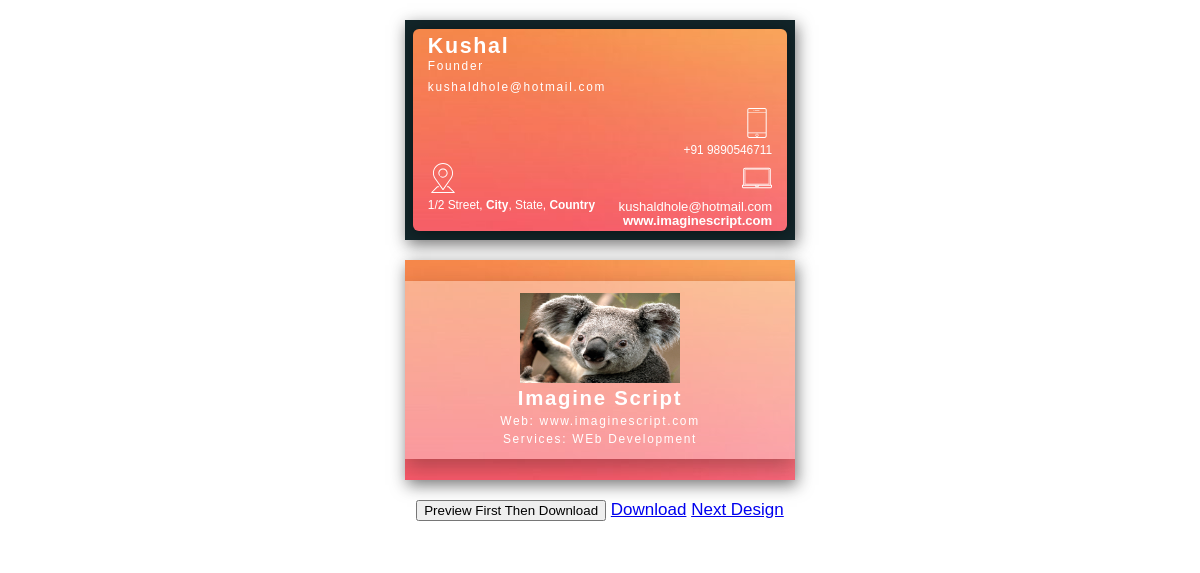
/design3.php?id=2, run on the app's committed database.
### tables this page shows
CREATE TABLE IF NOT EXISTS `card_details` (
  `ID` int(111) NOT NULL AUTO_INCREMENT,
  `user_id` varchar(999) NOT NULL,
  `Company_name` varchar(999) NOT NULL,
  `Company_website` varchar(999) NOT NULL,
  `Company_address` varchar(999) NOT NULL,
  `Company_services` varchar(999) NOT NULL,
  `Company_logo` varchar(999) NOT NULL,
  `Company_contact_person_name` varchar(999) NOT NULL,
  `Company_contact_person_designation` varchar(999) NOT NULL,
  `Company_contact_person_contact` varchar(999) NOT NULL,
  `Company_contact_person_emailid` varchar(999) NOT NULL,
  PRIMARY KEY (`ID`)
);

### design3.php (the view, shortened to what this page needs)
  <html>
<head>
</head>
<body>
	<?php
$userid=$_GET['id'];
$sql="select * from card_details where ID='$userid'";
$execute_query=mysql_query($sql);
while($row=mysql_fetch_array($execute_query)){
?>
<div id="html-content-holder" >
    <div class="front-side">
        <div class="color-grid">
        </div>
        <div class="info-grid" style="background-image:url(images/6VUirG.jpg);">
            <div class="name">
                <h2><?php echo $row['Company_contact_person_name']; ?></h2>
                <h5><?php echo $row['Company_contact_person_designation']; ?></h5>
<h5><?php echo $row['Company_contact_person_emailid']; ?></h5>
            </div>
            <div class="addr">
                <p>1/2 Street,
                    <strong> City</strong>, State,
                    <strong> Country</strong>
                </p>
            </div>
            <div class="phoneNo">
                <p>+91
                    <strong></strong> <?php echo $row['Company_contact_person_contact']; ?></p>
            </div>
            <div class="emailId">
                <p class="email"><?php echo $row['Company_contact_person_emailid']; ?></p>
                <p class="web">
                    <strong><?php echo $row['Company_website']; ?></strong>
                </p>
            </div>
        </div>
    </div>
    <div class="back-side"
    style="background-image:url(images/6VUirG.jpg);">
        <div class="color-grid">
        </div>
        <div class="name-tag">
             <h3><img src="images/logo/<?php echo $row['Company_logo']; ?>" style="height:90px; width:160px;"></h3> <h1>
                <strong><?php echo $row['Company_name']; ?></strong>
            </h1>
            <h3>Web: <?php echo $row['Company_website']; ?></h3>
              <h3>Services: <?php echo $row['Company_services']; ?></h3>
        </div>
    </div>    </div>
      <?php } ?>
  <center>  <input id="btn-Preview-Image" type="button" value="Preview First Then Download"/>
    <a id="btn-Convert-Html2Image" href="#">Download</a>
     <a id="" href="design5.php?id=<?php echo $_GET['id']; ?>">Next Design</a>
    <br/>
    <h3>Preview :</h3>
</center>
</body>

### design3.php (style rules this page uses)
html { font-size: 17px; color: rgb(255, 255, 255); font-family: 'Heebo', sans-serif; background-color: #ffffff; }
.front-side, .back-side { width: 390px; height: 220px; display: grid; grid-template-columns: 2% 96% 2%; grid-template-rows: 4% 92% 4%; position: relative; margin: 20px auto; overflow: hidden; box-shadow: 2px 5px 15px 0px #17161694; background-color: #122529; }
.color-grid { grid-template-columns: repeat(3, 150px); grid-template-rows: repeat(8, 50px); grid-gap: 8px; width: 150px; height: 400px; transform: rotate(-45deg); }
.info-grid { background: #43cea2; background: -webkit-linear-gradient(to right, #185a9d, #43cea2); background: linear-gradient(to right, #185a9d, #43cea2); grid-column: 2/3; grid-row: 2/3; z-index: 2; width: 100%; height: 100%; background-color: rgba(255, 255, 255, 0.363); box-shadow: 0px 2px 15px rgba(0, 0, 0, 0.432); border-radius: 6px; font-size: 0.7rem; display: grid; grid-template-columns: 15px repeat(3, 1fr) 15px; grid-template-rows: repeat(3, 1fr); line-height: 1px; }
.info-grid .name { grid-column: 2 / span 2; grid-row: 1 / span 1; font-size: 1.2em; letter-spacing: .1rem; margin-top: -1px; }
.info-grid .name h5 { font-weight: unset; }
.info-grid .addr { grid-column: 2 / span 2; grid-row: 3; }
.info-grid .phoneNo { grid-column: 3 / span 2; grid-row: 2; text-align: end; }
.info-grid .emailId { grid-column: 3 / span 2; grid-row: 3; text-align: end; font-size: 1.1em; }
.back-side .name-tag { grid-column: 1 / span 4; grid-row: 2 / span 1; align-self: center; z-index: 2; width: 100%; height: 88%; display: flex; flex-direction: column; justify-content: center; background-color: rgba(255, 255, 255, 0.363); box-shadow: 0px 8px 20px rgba(0, 0, 0, 0.288); font-size: 0.6rem; letter-spacing: .1rem; text-align: center; }
.name-tag h1,h3 { margin: 2px; font-weight: unset; }

### data on the page
card_details: Company_contact_person_name "Kushal", Company_contact_person_designation "Founder", Company_contact_person_emailid "kushaldhole@hotmail.com", Company_contact_person_contact "9890546711", Company_website "www.imaginescript.com", Company_logo (picture), Company_name "Imagine Script", Company_services "WEb Development"
